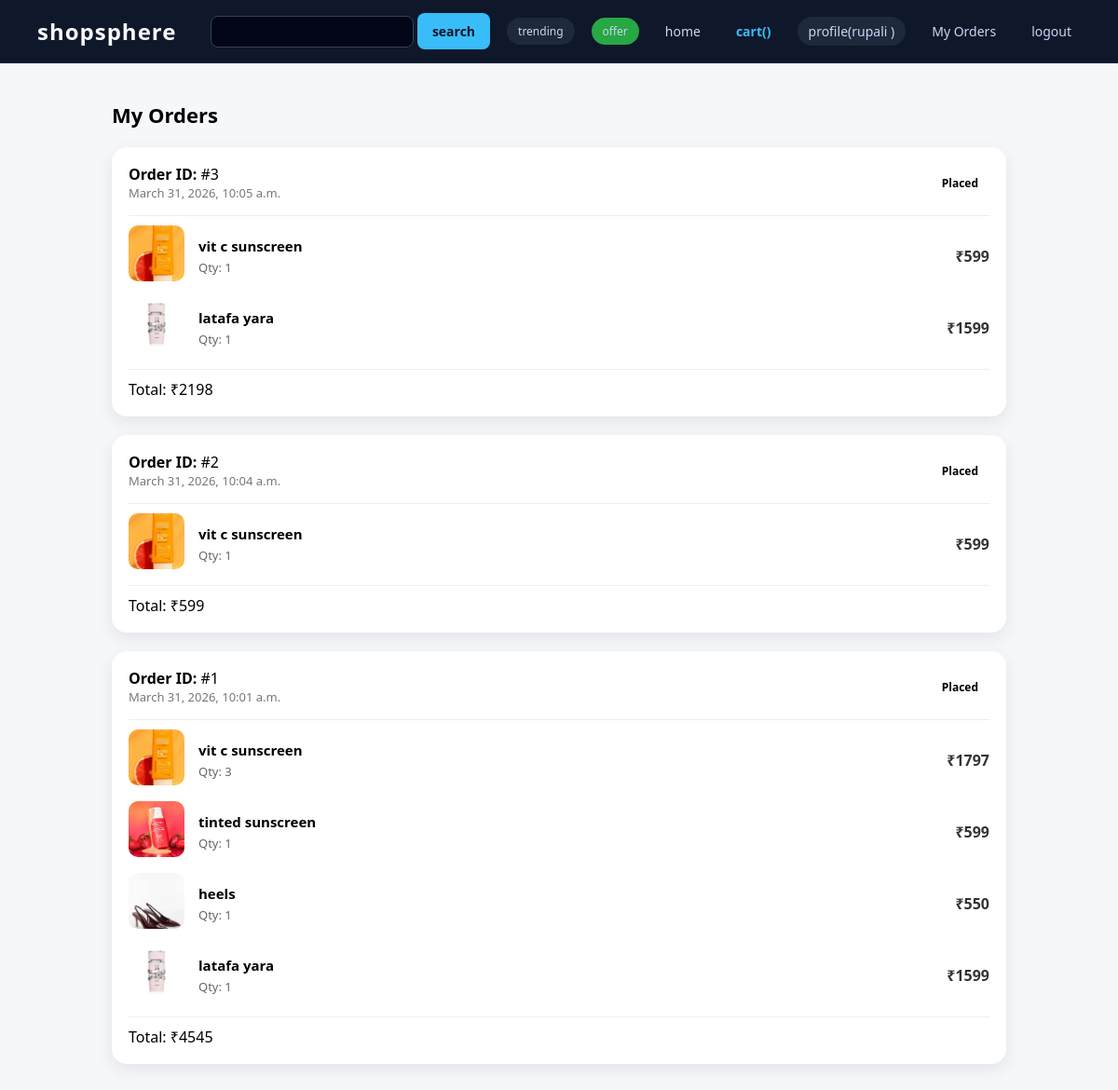
The app's page /orderhistory/ (signed in), older data.
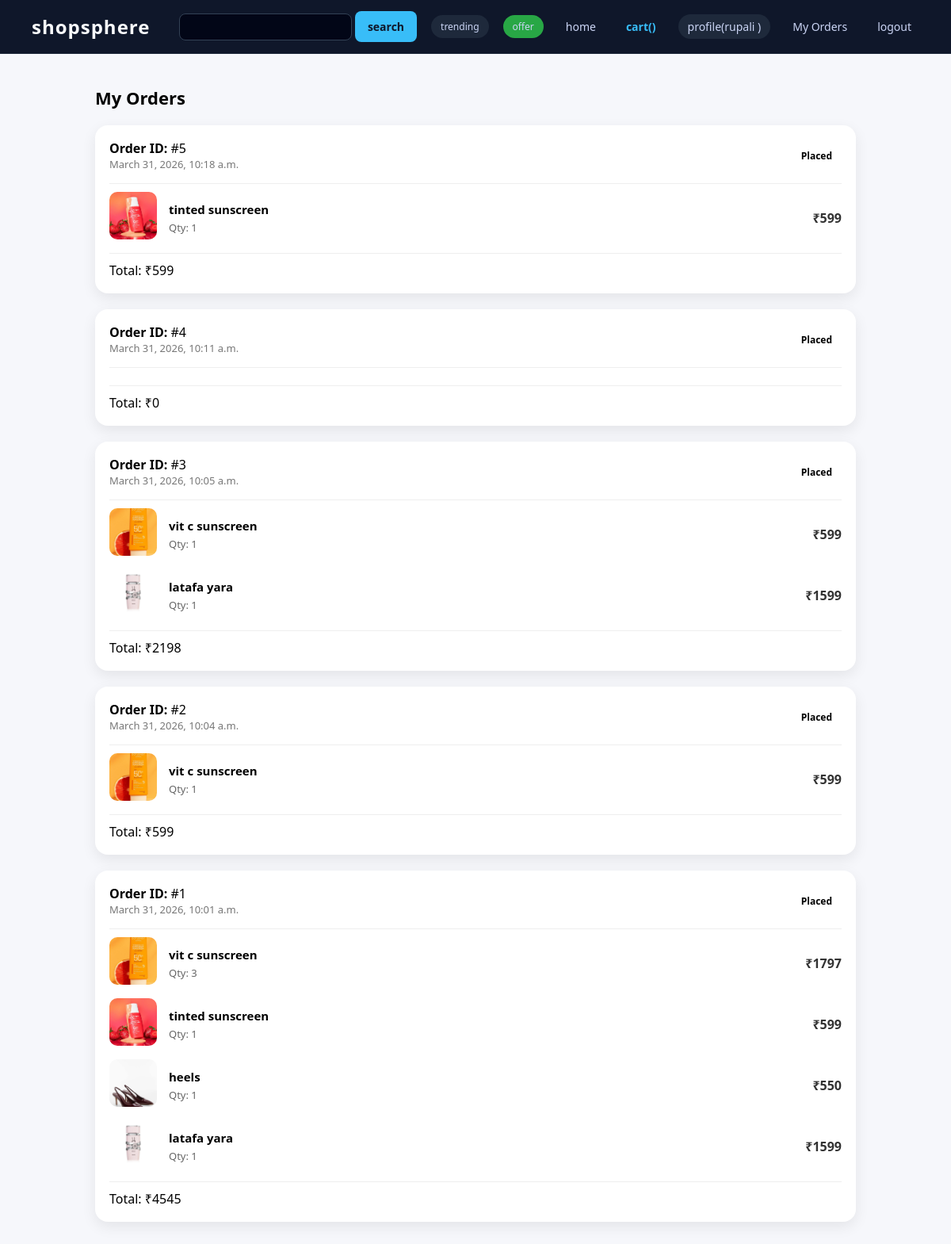
The same page, newer data.
### base/models.py (models this page shows, shortened)
class Order(models.Model):
    STATUS_CHOICES = [
        ('Placed', 'Placed'),
        ('Pending', 'Pending'),
        ('Delivered', 'Delivered'),
        ('Cancelled', 'Cancelled'),
    ]
    user = models.ForeignKey(User, on_delete=models.CASCADE)
    name = models.CharField(max_length=100)
    phone = models.CharField(max_length=15)
    address = models.TextField()
    total_amount = models.IntegerField()
    status = models.CharField(max_length=20, choices=STATUS_CHOICES, default='Placed')
    created_at = models.DateTimeField(auto_now_add=True)

class OrderItem(models.Model):
    order = models.ForeignKey(Order, on_delete=models.CASCADE, related_name='items')
    product = models.ForeignKey(product, on_delete=models.CASCADE)
    pname = models.CharField(max_length=100)
    price = models.IntegerField()
    quantity = models.IntegerField()
    totalprice = models.IntegerField()

class product(models.Model):
    pname=models.CharField(max_length=100)
    pdesc=models.CharField(max_length=200)
    price=models.IntegerField()
    pcategory=models.CharField(max_length=100)
    trending=models.BooleanField(default=False)
    offer=models.BooleanField(default=False)
    pimages=models.ImageField(default='default.jpg',upload_to='uploads')

### base/views.py (the view)
# urls.py: path('orderhistory/',orderhistory,name='orderhistory'),
def orderhistory(request):
    orders = Order.objects.filter(user=request.user).order_by('-created_at')
    return render (request,'orderhistory.html', {
        'orders': orders
    })

### base/templates/orderhistory.html
{% extends 'main.html' %}
{% load static %}
{% block css %}
<link rel="stylesheet" href="{% static 'base.css' %}">
{% endblock %}
{% block content %}
<div class="history-container">
    <h2 class="page-title">My Orders</h2>
    {% for order in orders %}
    <div class="order-card">
        <div class="order-header">
            <div>
                <p><strong>Order ID:</strong> #{{ order.id }}</p>
                <p class="date">{{ order.created_at }}</p>
            </div>
            <div class="status {{ order.status|lower }}">
                {{ order.status }}
            </div>
        </div>
        <div class="order-items">
            {% for item in order.items.all %}
            <div class="item">
                <div class="item-left">
                    <img src="{{ item.product.pimages.url }}" alt="">
                </div>
                <div class="item-middle">
                    <h4>{{ item.pname }}</h4>
                    <p>Qty: {{ item.quantity }}</p>
                </div>
                <div class="item-right">
                    ₹{{ item.totalprice }}
                </div>
            </div>
            {% endfor %}
        </div>
        <div class="order-footer">
            <span>Total: ₹{{ order.total_amount }}</span>
        </div>
    </div>
    {% empty %}
        <p class="empty">No orders yet 🛒</p>
    {% endfor %}
</div>
{% endblock %}

Row changes from the older to the newer data that the page shows:
added Order: id "5", created_at "March 31, 2026, 10:18 a.m.", status "Placed", total_amount "599"
added OrderItem: product.pimages (picture), pname "tinted sunscreen", quantity "1", totalprice "599", shown under "5"
added Order: id "4", created_at "March 31, 2026, 10:11 a.m.", status "Placed", total_amount "0"
